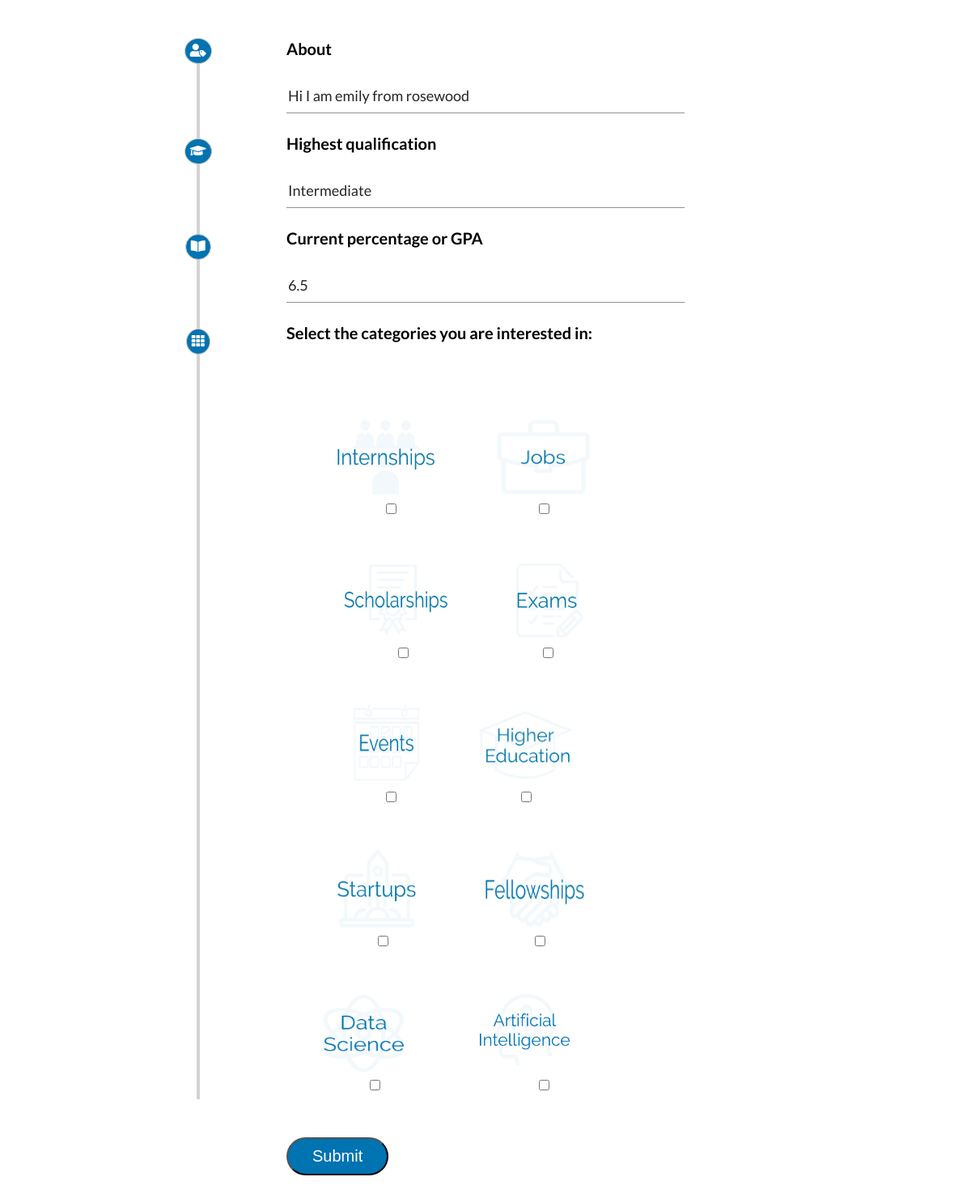
The page /users/profile/ (signed in) on the database its author committed.
### users/models.py (models this page shows, shortened)
class Profile(models.Model):
    cat_choices = (
        ('Internships', 'Internships'),
        ('Scholarships', 'Scholarships'),
        ('EntranceExams', 'EntranceExams'),
        ('Jobs', 'Jobs'),
        ('Events', 'Events'),
        ('HigherEducation', 'HigherEducation'),
        ('Startups', 'Startups'),
        ('Fellowships', 'Fellowships'),
        ('DataScience', 'DataScience'),
        ('ArtificialIntelligence', 'ArtificialIntelligence'),
    )
    user=models.OneToOneField(CustomUser,null=True, on_delete=models.CASCADE)
    about=models.CharField(max_length=200,default='')
    highestQualification=models.CharField(max_length=50,default='')
    currentPercent = models.FloatField(max_length=5, null=True)
    category=MultiSelectField(choices=cat_choices,default='none')

### users/views.py (the view)
# urls.py: path('profile/',views.update_profile,name='profile'),
@login_required
@transaction.atomic
def update_profile(request):
    if request.method == 'POST':
        profile_form = ProfileForm(request.POST, instance=request.user.profile)
        if profile_form.is_valid():
            profile = profile_form.save(commit=False)
            profile.user = request.user
            profile.save()
            return HttpResponseRedirect(reverse("home"))
    else:
        profile_form = ProfileForm(instance=request.user.profile)
    return render(request, 'profile.html', {
        'profile_form': profile_form
    })

### users/forms.py
class ProfileForm(forms.ModelForm):
    class Meta:
        model = Profile
        fields=('about','highestQualification','currentPercent','category')
        widgets = {'about': forms.TextInput(attrs={'placeholder': 'Tell us something about yourself!','class':'myclass'}),
                   'highestQualification': forms.TextInput(attrs={'placeholder': 'Latest qualification','class':'myclass' }),
                   'currentPercent': forms.TextInput(attrs={'class':'myclass'}),
                   }

### templates/profile.html (shortened to what this page needs)
<!DOCTYPE html>
<html>
<head>
<link rel="stylesheet" href="https://cdnjs.cloudflare.com/ajax/libs/font-awesome/4.7.0/css/font-awesome.min.css">
<link rel="stylesheet" href="https://use.fontawesome.com/releases/v5.8.2/css/all.css">
</head>
<body>
<div class="container">
  <form method="post">
    <div class="row">
      <div class="vl">
        <span class="vl-innertext" style="top: 1%;">
            <i class="fas fa-user-tag"></i>
        </span>
        <span class="vl-innertext" style="top: 10.5%;">
            <i class="fas fa-graduation-cap"></i>
        </span>
        <span class="vl-innertext" style="top: 19.5%;">
            <i class="fas fa-book-open"></i>
        </span>
        <span class="vl-innertext" style="top: 28.5%;">
            <i class="fas fa-th"></i>
        </span>
    </div>
      <div class="col">
        <div>
            <strong><p class="head"> About </p></strong>
            {{ profile_form.about }}
        </div>
        <div>
            <strong><p class="head"> Highest qualification </p></strong>
            {{ profile_form.highestQualification }}
        </div>
        <div>
            <strong><p class="head"> Current percentage or GPA </p></strong>
            {{ profile_form.currentPercent }}
        </div>
        <div>
            <strong><p class="head"> Select the categories you are interested in: </p></strong>
        </div>
        <br><br>
          <br><br>
        <div class="containerChoice">
                <div class="item">
                    {% load static %}
                    <img class="img-responsive" src="{% static "users/internship.png" %}" style="width: 140px;height: 100px;">
                    <span class="caption"><input name="{{ profile_form.category.name }}" type="checkbox" value="Internships"{% if value in checked_providers %} checked="checked"{% endif %}></span>
                </div>
                <div class="item">
                    <img class="img-responsive" src="{% static "users/jobs.png" %}" style="width: 130px;height: 100px;">
                    <span class="caption"><input name="{{ profile_form.category.name }}" type="checkbox" value="Jobs"{% if value in checked_providers %} checked="checked"{% endif %}></span>
                </div><br><br><br><br>
                <div class="item">
                    <img class="img-responsive" src="{% static "users/scholarship.png" %}" style="width: 150px;height: 100px;">
                    <span class="caption"><input name="{{ profile_form.category.name }}" type="checkbox" value="Scholarships"{% if value in checked_providers %} checked="checked"{% endif %}></span>
                </div>
                <div class="item">
                    <img class="img-responsive" src="{% static "users/exams.png" %}" style="width: 100px;height: 100px;align:left;">
                    <span class="caption"><input name="{{ profile_form.category.name }}" type="checkbox" value="EntranceExams"{% if value in checked_providers %} checked="checked"{% endif %}></span>
                </div><br><br><br><br>
                <div class="item">
                    <img class="img-responsive" src="{% static "users/events.png" %}" style="width: 95px;height: 100px;">
                    <span class="caption"><input name="{{ profile_form.category.name }}" type="checkbox" value="Events"{% if value in checked_providers %} checked="checked"{% endif %}></span>
                </div>
                <div class="item">
                    <img class="img-responsive" src="{% static "users/higher.png" %}" style="width: 130px;height: 100px;">
                    <span class="caption"><input name="{{ profile_form.category.name }}" type="checkbox" value="HigherEducation"{% if value in checked_providers %} checked="checked"{% endif %}></span>
                </div><br><br><br><br>
                <div class="item">
                    <img class="img-responsive" src="{% static "users/startup.png" %}" style="width: 130px;height: 100px;">
                    <span class="caption"><input name="{{ profile_form.category.name }}" type="checkbox" value="Startups"{% if value in checked_providers %} checked="checked"{% endif %}></span>
                </div>
                <div class="item">
                    <img class="img-responsive" src="{% static "users/fellow.png" %}" style="width: 150px;height: 100px;">
                    <span class="caption"><input name="{{ profile_form.category.name }}" type="checkbox" value="Fellowships"{% if value in checked_providers %} checked="checked"{% endif %}></span>
                </div><br><br><br><br>
                <div class="item">
                    <img class="img-responsive" src="{% static "users/ds.png" %}" style="width: 140px;height: 100px;">
                    <span class="caption"><input name="{{ profile_form.category.name }}" type="checkbox" value="DataScience"{% if value in checked_providers %} checked="checked"{% endif %}></span>
                </div>
                <div class="item">
                    <img class="img-responsive" src="{% static "users/ai.png" %}" style="width: 170px;height: 100px;">
                    <span class="caption"><input name="{{ profile_form.category.name }}" type="checkbox" value="ArtificialIntelligence"{% if value in checked_providers %} checked="checked"{% endif %}></span>
                </div><br><br><br><br>
            </div>
          <input type="submit" value="Submit">
      </div>
    </div>
  </form>
</div>
</body>
</html>

### templates/profile.html (style rules this page uses)
body { font-family: Arial, Helvetica, sans-serif; }
* { box-sizing: border-box; }
.container { position: relative; border-radius: 5px; background-color: white; padding: 20px 0 30px 0; }
input.myclass { font-size:18px; font-family: 'Lato', sans-serif; width: 100%; border-bottom: 1px solid gray; border-left:0px; border-right:0px; border-top:0px; margin: 5px 0; opacity: 0.85; display: inline-block; line-height: 40px; text-decoration: none; }
input[type=submit] { background-color: #0073B1; padding-top:10px; padding-bottom:10px; padding-left:30px; padding-right:30px; color: white; font-size: 20px; cursor: pointer; border-radius: 30px; }
.col { width: 50%; left: 60px; margin: auto; padding: 0 50px; margin-top: 6px; }
.row:after { content: ""; display: table; clear: both; }
.vl { left: 20%; position: absolute; transform: translate(-50%); border: 2px solid lightgray; height: 1310px; float: left; background-color: gray width:30% }
.vl-innertext { position: absolute; transform: translate(-50%, -50%); background-color: #0073B1; border: 1px solid #ccc; border-radius: 50%; padding: 6px 6px; }
p.head { font-family: 'Lato', sans-serif; font-size:20px; color: black; }
.fas { color: white; }
div.containerChoice { text-align:center; }
.item { vertical-align: top; margin-right:50px; display: inline-block; text-align: center; }
img { background-color: grey; }
.caption { display: block; }
::placeholder { font-family: 'Lato', sans-serif; font-size: 15px; }

### rows shown on the page
Profile: about "Hi I am emily from rosewood", highestQualification "Intermediate", currentPercent "6.5"
